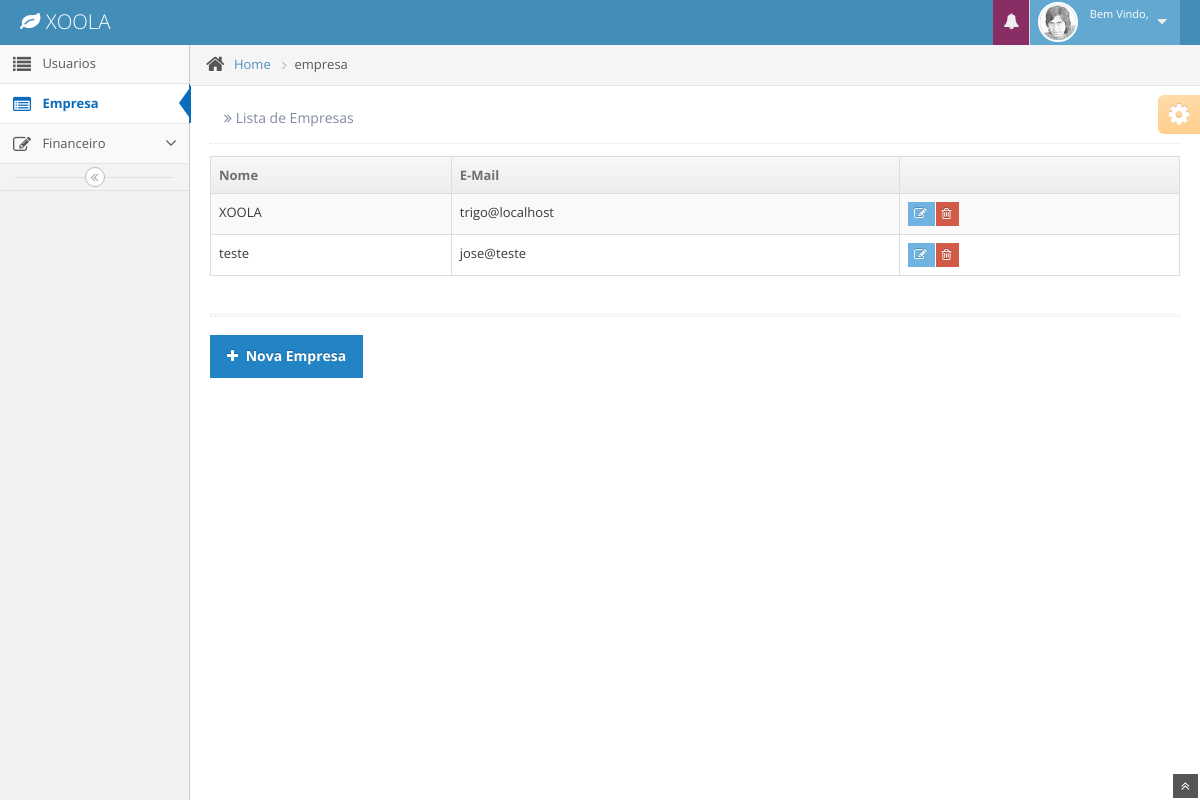
The app's page /empresa/ (signed in), older data.
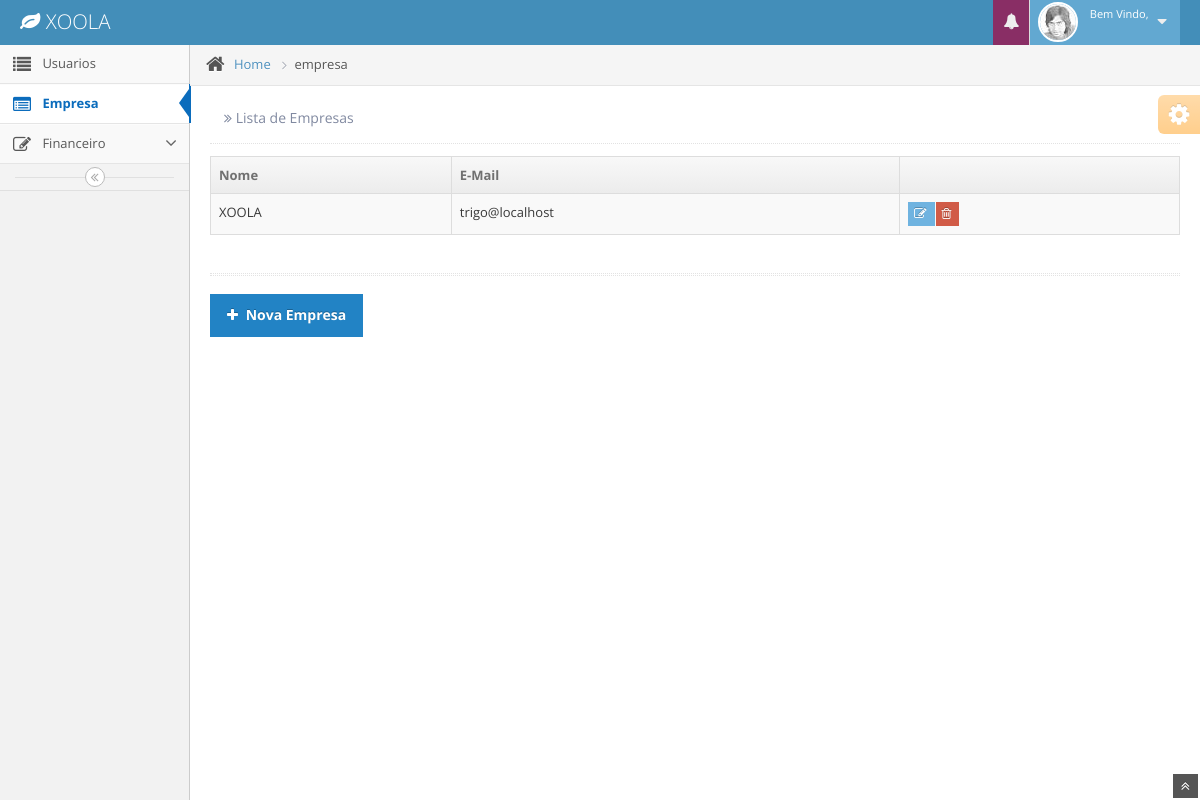
The same page, newer data.
### app/model/__init__.py (models this page shows, shortened)
class Empresa(db.Model):
      id            = db.Column(db.Integer, primary_key=True)
      nome          = db.Column(db.String(100), index=True)
      nome_resp     = db.Column(db.String(100), index=True)
      email         = db.Column(db.String(100), index=True)
      telegram      = db.Column(db.String(100), index=True)
      Usuario       = db.relationship('Usuario', backref='empresa', lazy='dynamic')
      Movimentacao  = db.relationship('Movimentacao', backref='empresa', lazy='dynamic')
      Categoria     = db.relationship('Categoria', backref='empresa', lazy='dynamic')
      Conta         = db.relationship('Conta', backref='empresa', lazy='dynamic')
      date_created  = db.Column(db.DateTime)
      date_modified = db.Column(db.DateTime)

### app/controllers/empresa/controllers.py (the view)
@empresa.route('/index')
@empresa.route('/')
@login_required
def index():
    todos = Empresa.query.all()
    session['tela'] = "empresa"
    return render_template('empresa/index.html',title='Lista de Empresas',todos=todos)

### app/__init__.py (called while the page is built)
@app.context_processor
def utility_processor():
    def formatar_dinheiro(value):
        if type(value) == str:
            value = int(value)
            valor = format_decimal(value, format='#.##,##;(#)')
        return 'R$ {}'.format(valor)
    return dict(formatar_dinheiro=formatar_dinheiro)

### app/controllers/auth/controllers.py (called while the page is built)
@login_manager.user_loader
def user_loader(user_id):
    return Usuario.query.get(user_id)

### app/templates/empresa/index.html (shortened to what this page needs)
{% extends "layout/base.html" %}
{% block content %}
          <div class="row-fluid">
            <div class="span12">
              <div class="row-fluid">
                <div class="span12">
                  <table id="sample-table-1" class="table table-striped table-bordered table-hover">
                     <thead>
                        <tr>
                          <th> Nome </th>
                          <th> E-Mail </th>
                          <th> </th>
                       </tr>
                      </thead>
                      <tbody>
                        {% for emp in todos %}
                          <tr>
                             <td> {{emp.nome}} </td>
                             <td> {{emp.email}}</td>
                             <td>
                                <div class="hidden-phone visible-desktop btn-group">
                                     <a class="btn btn-mini btn-info" href="{{url_for('empresa.edit', emp_id=emp.id)}}">
                                         <i class="icon-edit bigger-120">   </i>
                                     </a>
                                     <a class="btn btn-mini btn-danger" href="{{url_for('empresa.delete', emp_id=emp.id)}}">
                                        <i class="icon-trash bigger-120"></i>
                                     </a>
                                </div>
                             </td>
                          </tr>
                        {% endfor %}
                      </tbody>
             </table>
                </div>
              </div>
              <div class="hr hr-18 dotted hr-double"></div>
                           <div class="left">
                      <a href="{{url_for('empresa.new')}}" class="btn btn-primary">
                        <i class="icon-plus"></i>
                        <strong>Nova Empresa</strong>
                      </a>
                    </div>
            </div>
          </div>
        </div>
        <div class="ace-settings-container" id="ace-settings-container">
          <div class="btn btn-app btn-mini btn-warning ace-settings-btn" id="ace-settings-btn">
            <i class="icon-cog bigger-150"></i>
          </div>
        </div>
      </div>
    </div>
    <a href="#" id="btn-scroll-up" class="btn-scroll-up btn btn-small btn-inverse">
      <i class="icon-double-angle-up icon-only bigger-110"></i>
    </a>
{% endblock %}

Row changes from the older to the newer data that the page shows:
removed Empresa: nome "teste", email "jose@teste"
